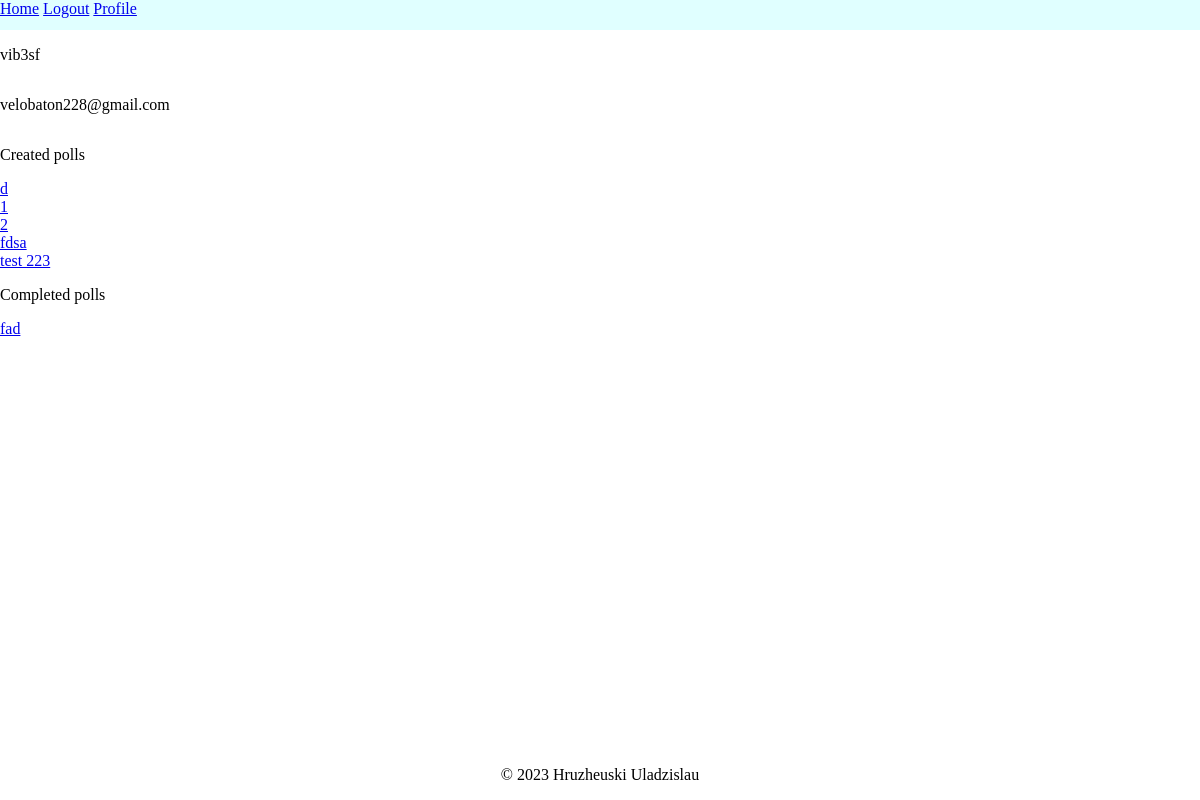
/profile/ (signed in), run on the app's committed database.
### polls/models.py (models this page shows, shortened)
class Poll(models.Model):
    title = models.CharField(max_length=200)
    description = models.TextField()
    creator = models.ForeignKey(User, on_delete=models.CASCADE)
    pub_date = models.DateTimeField(auto_now_add=True)
    can_revote = models.BooleanField()
    def get_absolute_url(self):
        return reverse('show_poll', kwargs={'poll_id': self.id})
    def __str__(self):
        return self.title

### users/views.py (the view)
# urls.py: path('profile/', Profile.as_view(), name='profile'),
@method_decorator(login_required, name="dispatch")
class Profile(TemplateView):
    template_name = "users/profile.html"
    model = Poll
    def get_context_data(self, *, object_list=None, **kwargs):
        context = super().get_context_data(**kwargs)
        user_polls = self.request.user.poll_set.all()
        completed_polls = Poll.objects.filter(
            question__choice__vote__voter=self.request.user,
            question__choice__vote__poll_finished=True
        ).distinct().exclude(id__in=user_polls)
        context.update({
            'user_polls': user_polls,
            'completed_polls': completed_polls
        })
        return context

### users/templates/users/profile.html
{% extends "polls/base.html" %}
{% block content %}
    <p> {{ user.username }}</p>
    <p> {{ user.email }}</p>
    <p>Created polls</p>
    {% for poll in user_polls %}
        <a href="{{ poll.get_absolute_url }}">{{ poll }}</a>
    {% endfor %}
    <p>Completed polls</p>
    {% for poll in completed_polls %}
        <a href="{{ poll.get_absolute_url }}">{{ poll }}</a>
    {% endfor %}
{% endblock content %}

### polls/static/polls/css/style.css (style rules this page uses)
html, body { height: 100%; width: 100%; }
body { min-height: 100vh; margin:0; display:flex; flex-direction:column; }

### data on the page
Poll: title "d"
Poll: title "1"
Poll: title "2"
Poll: title "fdsa"
Poll: title "test 223"
Poll: title "fad"

### other printed values
{{ user.username }} "vib3sf"
{{ user.email }} "velobaton228@gmail.com"
